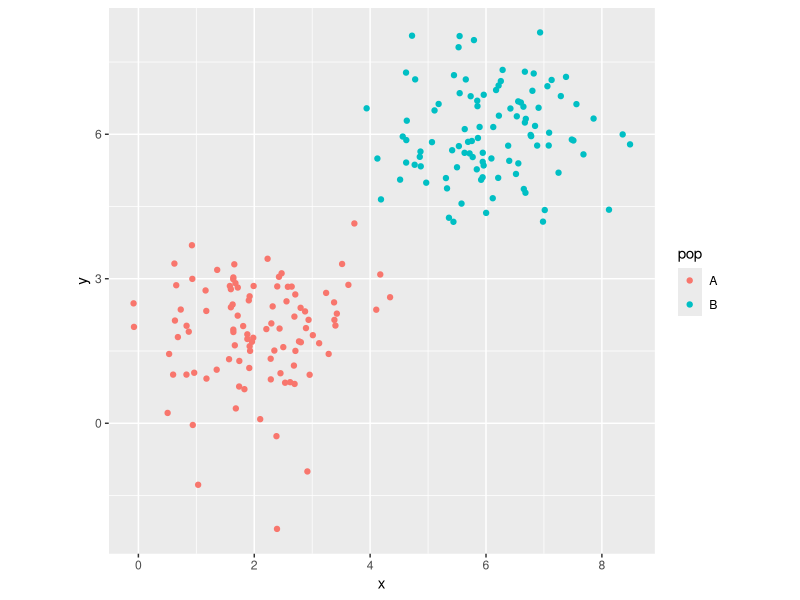

R code for this plot: (Note: this script raises an error after producing the figure.)
#!/bin/env Rscript


library(ggplot2)

d <- rbind(
    data.frame(
        "x" = rnorm(100, 2, 1),
        "y" = rnorm(100, 2, 1),
        "pop" = "A"),
    data.frame(
        "x" = rnorm(100, 6, 1),
        "y" = rnorm(100, 6, 1),
        "pop" = "B"))

ggplot(d) +
    geom_point(aes(x = x, y = y, colour = pop)) +
    theme(aspect.ratio = 1)

#'
#'
library(randomForest)

model <- randomForest(d[,1:2], y = d$pop)

test <- data.frame(
        "x" = rnorm(100, 2, 1),
        "y" = rnorm(100, 2, 1))

rsp <- predict(model, test)

x <- tst
x$pop <- rsp
x$type <- "predicted"
y <- d
y$type <- "original"

ggplot(rbind(x, y)) +
    geom_point(aes(x = x, y = y, colour = pop)) +
    facet_wrap(~ type) +
    theme(aspect.ratio = 1)
